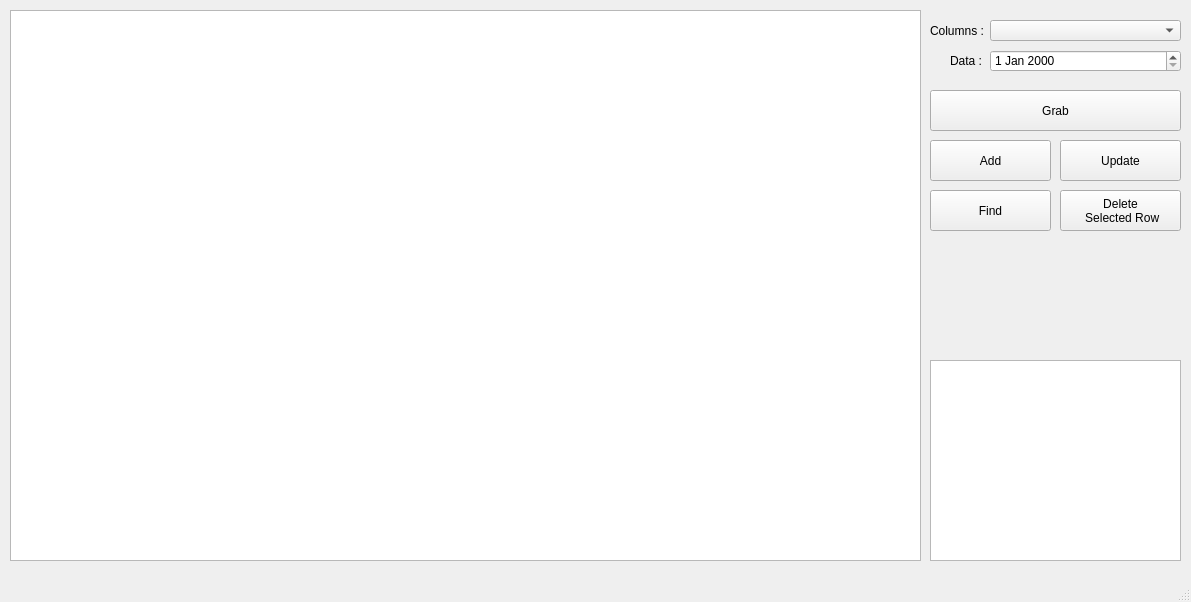
<?xml version="1.0" encoding="UTF-8"?>
<ui version="4.0">
 <class>MainWindow</class>
 <widget class="QMainWindow" name="MainWindow">
  <property name="geometry">
   <rect>
    <x>0</x>
    <y>0</y>
    <width>1191</width>
    <height>602</height>
   </rect>
  </property>
  <property name="windowTitle">
   <string>MainWindow</string>
  </property>
  <property name="animated">
   <bool>true</bool>
  </property>
  <widget class="QWidget" name="centralwidget">
   <widget class="QTableWidget" name="tabledatagrab">
    <property name="geometry">
     <rect>
      <x>930</x>
      <y>360</y>
      <width>251</width>
      <height>201</height>
     </rect>
    </property>
   </widget>
   <widget class="QDateEdit" name="inputd">
    <property name="geometry">
     <rect>
      <x>990</x>
      <y>50</y>
      <width>191</width>
      <height>22</height>
     </rect>
    </property>
   </widget>
   <widget class="QPushButton" name="btnadd">
    <property name="geometry">
     <rect>
      <x>930</x>
      <y>140</y>
      <width>121</width>
      <height>41</height>
     </rect>
    </property>
    <property name="cursor">
     <cursorShape>UpArrowCursor</cursorShape>
    </property>
    <property name="text">
     <string>Add</string>
    </property>
    <property name="default">
     <bool>false</bool>
    </property>
    <property name="flat">
     <bool>false</bool>
    </property>
   </widget>
   <widget class="QTableWidget" name="tabledata">
    <property name="geometry">
     <rect>
      <x>10</x>
      <y>10</y>
      <width>911</width>
      <height>551</height>
     </rect>
    </property>
   </widget>
   <widget class="QPushButton" name="btnupdate">
    <property name="geometry">
     <rect>
      <x>1060</x>
      <y>140</y>
      <width>121</width>
      <height>41</height>
     </rect>
    </property>
    <property name="text">
     <string>Update</string>
    </property>
   </widget>
   <widget class="QPushButton" name="btndelete">
    <property name="geometry">
     <rect>
      <x>1060</x>
      <y>190</y>
      <width>121</width>
      <height>41</height>
     </rect>
    </property>
    <property name="text">
     <string>Delete 
 Selected Row</string>
    </property>
   </widget>
   <widget class="QPushButton" name="btnfind">
    <property name="geometry">
     <rect>
      <x>930</x>
      <y>190</y>
      <width>121</width>
      <height>41</height>
     </rect>
    </property>
    <property name="text">
     <string>Find</string>
    </property>
   </widget>
   <widget class="QComboBox" name="combo">
    <property name="geometry">
     <rect>
      <x>990</x>
      <y>20</y>
      <width>191</width>
      <height>21</height>
     </rect>
    </property>
   </widget>
   <widget class="QPushButton" name="btngrab">
    <property name="geometry">
     <rect>
      <x>930</x>
      <y>90</y>
      <width>251</width>
      <height>41</height>
     </rect>
    </property>
    <property name="text">
     <string>Grab</string>
    </property>
   </widget>
   <widget class="QLabel" name="label">
    <property name="geometry">
     <rect>
      <x>930</x>
      <y>20</y>
      <width>61</width>
      <height>21</height>
     </rect>
    </property>
    <property name="font">
     <font>
      <family>Tahoma</family>
      <pointsize>9</pointsize>
      <weight>50</weight>
      <bold>false</bold>
     </font>
    </property>
    <property name="text">
     <string>Columns :</string>
    </property>
   </widget>
   <widget class="QLabel" name="label_2">
    <property name="geometry">
     <rect>
      <x>950</x>
      <y>50</y>
      <width>41</width>
      <height>21</height>
     </rect>
    </property>
    <property name="font">
     <font>
      <family>Tahoma</family>
      <pointsize>9</pointsize>
      <weight>50</weight>
      <bold>false</bold>
     </font>
    </property>
    <property name="text">
     <string>Data :</string>
    </property>
   </widget>
  </widget>
  <widget class="QStatusBar" name="statusbar"/>
  <widget class="QMenuBar" name="menuBar">
   <property name="geometry">
    <rect>
     <x>0</x>
     <y>0</y>
     <width>1191</width>
     <height>21</height>
    </rect>
   </property>
  </widget>
 </widget>
 <tabstops>
  <tabstop>combo</tabstop>
  <tabstop>btngrab</tabstop>
  <tabstop>btnadd</tabstop>
  <tabstop>btnupdate</tabstop>
  <tabstop>btnfind</tabstop>
  <tabstop>btndelete</tabstop>
 </tabstops>
 <resources/>
 <connections/>
</ui>
